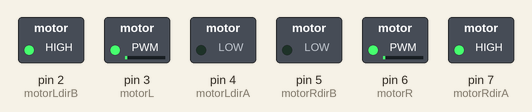
Simulated run of this sketch. Board: Arduino Uno, built with avr-gcc and run on an emulated ATmega328P. On the bench: switched loads named in the sketch (green lamp = pin HIGH). What the sketch prints to the serial monitor is not drawn.

Above: at 0.05 s.
At 2.9 s:
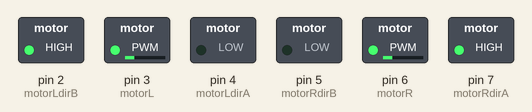
Timing chart, 0 to 6.2 s (numbered marks = the images above):
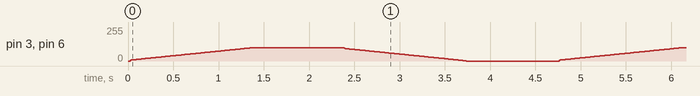

The sketch:

motors.ino
```cpp
#define motorL 3
#define motorLdirA 4
#define motorLdirB 2
#define motorR 6
#define motorRdirA 7
#define motorRdirB 5

void Drive_Stop(){
  digitalWrite(motorLdirA, HIGH);
  digitalWrite(motorLdirB, HIGH);
  digitalWrite(motorRdirA, HIGH);
  digitalWrite(motorRdirB, HIGH);
}

void Drive_Initialize(){
  pinMode(motorL, OUTPUT);
  pinMode(motorLdirA, OUTPUT);
  pinMode(motorLdirB, OUTPUT);
  pinMode(motorR, OUTPUT);
  pinMode(motorRdirA, OUTPUT);
  pinMode(motorRdirB, OUTPUT);
  Drive_Stop();
}

void Drive_Begin(float vel){
  digitalWrite(motorLdirA, LOW);
  digitalWrite(motorLdirB, HIGH);
  digitalWrite(motorRdirA, HIGH);
  digitalWrite(motorRdirB, LOW);
  float progVel=0;
  while(progVel<vel){
    analogWrite(motorL, progVel);
    analogWrite(motorR, progVel);
    delay(1);
    progVel+=(vel/200);
    Serial.println(progVel);
  }
}

void Drive_Finish(float currvel){
  float progVel=currvel;
  while(progVel>0){
    analogWrite(motorL, progVel);
    analogWrite(motorR, progVel);
    delay(1);
    progVel-=(currvel/200);
    Serial.println(progVel);
  }
}

void Drive(int velL, int velR){
  digitalWrite(motorLdirA, LOW);
  digitalWrite(motorLdirB, HIGH);
  digitalWrite(motorRdirA, HIGH);
  digitalWrite(motorRdirB, LOW);
  analogWrite(motorL, velL);
  analogWrite(motorR, velR);
}

void Spin(int vel){
  digitalWrite(motorLdirA, LOW);
  digitalWrite(motorLdirB, HIGH);
  digitalWrite(motorRdirA, LOW);
  digitalWrite(motorRdirB, HIGH);
  analogWrite(motorL, vel);
  analogWrite(motorR, vel);
}

void setup() {
  Serial.begin(9600);
  Drive_Initialize();
}

void loop() {
  Serial.println("A");
  Drive_Begin(100);
  delay(1000);
  Drive_Finish(100);
  delay(1000);
}
```
